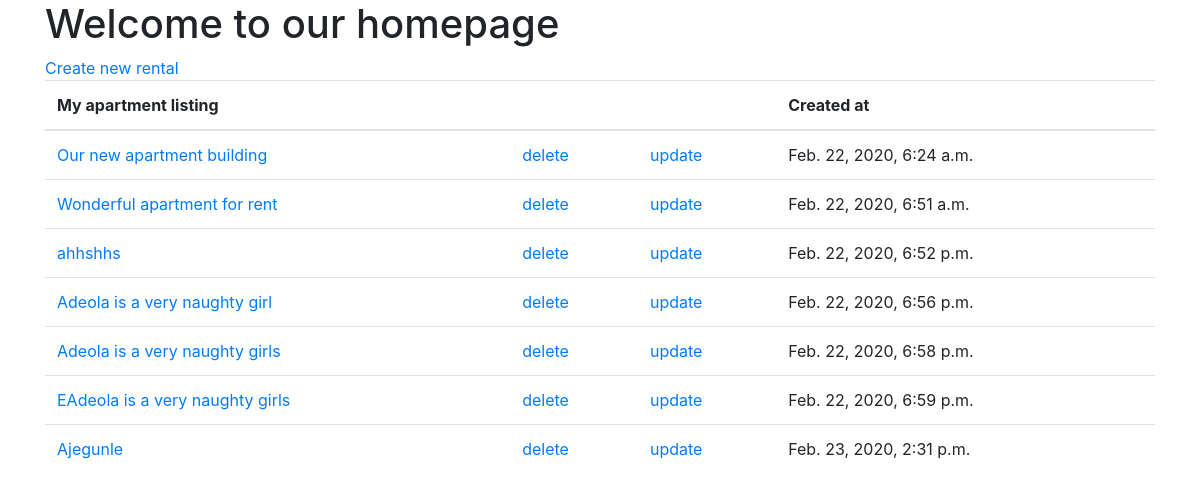
The page /rental/ on the database as committed earlier.
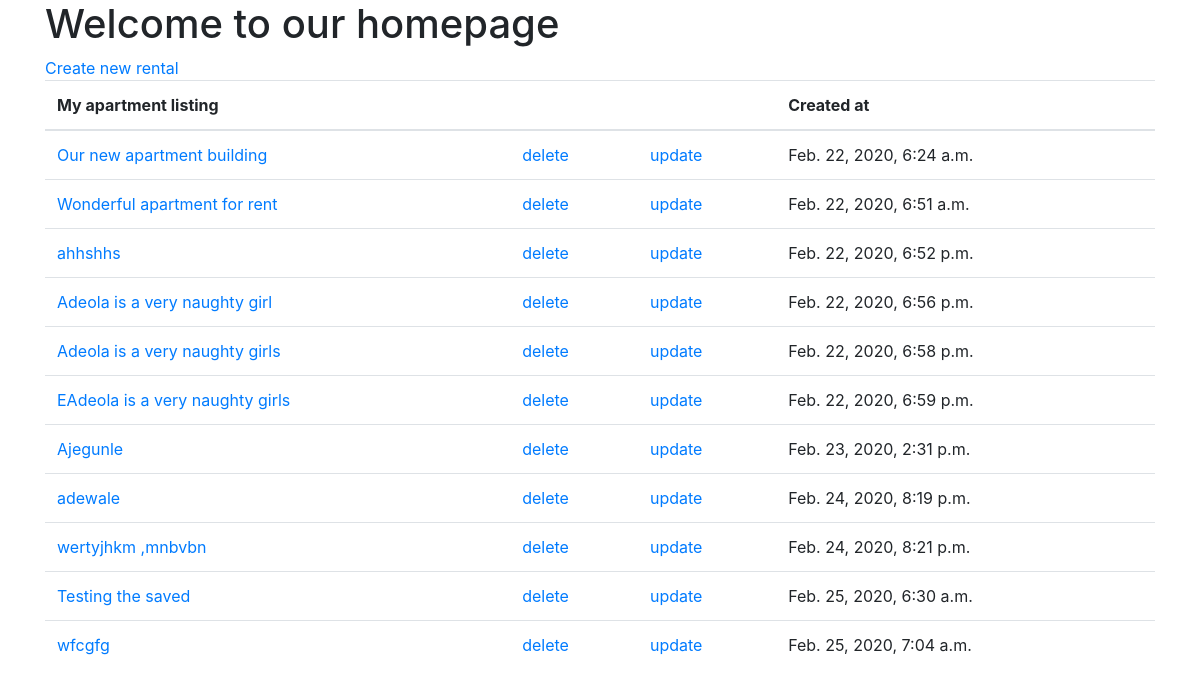
The same page on the database as committed later.
### rental/models.py (models this page shows, shortened)
class RentalProperty(models.Model):
    landlord = models.ForeignKey("Landlord", related_name='rentalpropertys', on_delete=models.CASCADE)
    created_by = models.ForeignKey(UserModel, related_name='rentalpropertys', on_delete=models.CASCADE)
    title = models.TextField(unique=True)
    created_at = models.DateTimeField(auto_now_add=True)
    PROPERTY_LISTING_CHOICES = Choices(
        ('APARTMENT', _('Apartment')),
        ('HOLIDAY_HOME', _('Holiday home')),
        ('SINGLE_FAMILY_HOME', _('Single family home')),
        ('COMMERCIAL', _('Commercial')),
    )
    type_of_property_listing = models.CharField(
        max_length = 50,
        choices = PROPERTY_LISTING_CHOICES,
        default = PROPERTY_LISTING_CHOICES.APARTMENT,)
    street = models.CharField(max_length=255)
    borough = models.CharField(max_length=255)
    image = models.ImageField(upload_to='images/', null=True, blank=True,)

### rental/views.py (the view)
# urls.py: path('', views.HomeView.as_view(), name="home" ),
class HomeView(generic.ListView):
    model = RentalProperty
    template_name = 'rental/index.html'

### rental/templates/rental/index.html (shortened to what this page needs)
<!DOCTYPE html>
<html lang="en">
<head>
    <link href="https://stackpath.bootstrapcdn.com/bootstrap/4.4.1/css/bootstrap.min.css" rel="stylesheet">
</head>
<body>
    <div class="container">
    <h1>Welcome to our homepage</h1>
    <a href="{% url 'rental:new_rental' pk=1 %}">Create new rental</a>
    </div>
   <div class="container">
    <table class="table">
        <thead class="thead-inverse">
          <tr>
            <th>My apartment listing</th>
            <th></th>
            <th></th>
            <th>Created at</th>
          </tr>
        </thead>
        {% if rentalproperty_list %}
        <tbody>
            {% for propertys in rentalproperty_list %}
          <tr>
            <td>
            <a href="{% url 'rental:detail' propertys.pk %}">{{propertys.title}}</a>
            </td>
            <td class="align-middle">
            <a href="{% url 'rental:delete' propertys.pk %}">delete</a>
            </td>
            <td class="align-middle">
            <a href="{% url 'rental:update' propertys.pk %}">update</a>
            </td>
            <td class="align-middle">
                {{ propertys.created_at }}
            </td>
          </tr>
          {% endfor %}
        </tbody>
        {%else %}
    <p>No rental title available</p>
    {% endif %}
      </table>
    </div>
</body>
</html>

Rows that differ between the two databases and show on the page:
added RentalProperty: title "adewale", created_at "Feb. 24, 2020, 8:19 p.m."
added RentalProperty: title "wertyjhkm ,mnbvbn", created_at "Feb. 24, 2020, 8:21 p.m."
added RentalProperty: title "Testing the saved", created_at "Feb. 25, 2020, 6:30 a.m."
added RentalProperty: title "wfcgfg", created_at "Feb. 25, 2020, 7:04 a.m."
